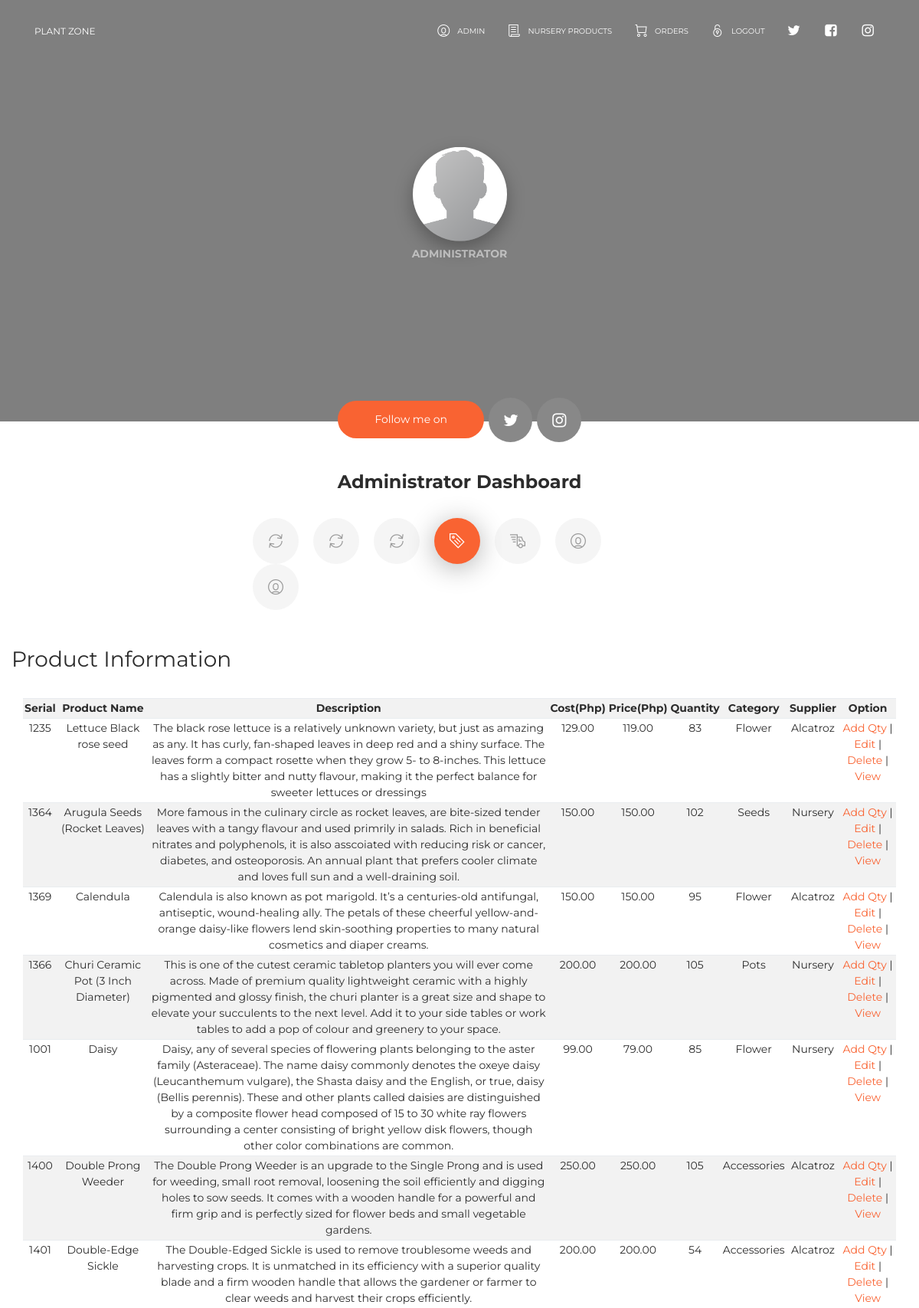
Page /pages/admin_panel.php (signed in, upper part) on the committed database.
### tables this page shows
CREATE TABLE `products` (
  `prod_id` int(11) NOT NULL,
  `prod_name` varchar(50) NOT NULL,
  `prod_desc` varchar(500) NOT NULL,
  `prod_qty` int(11) NOT NULL,
  `prod_cost` decimal(10,2) NOT NULL,
  `prod_price` decimal(10,2) NOT NULL,
  `category` varchar(100) NOT NULL,
  `supplier` varchar(100) NOT NULL,
  `prod_serial` varchar(50) NOT NULL,
  `prod_pic1` varchar(500) NOT NULL,
  `prod_pic2` varchar(500) NOT NULL,
  `prod_pic3` varchar(500) NOT NULL
);

### pages/admin_panel.php (the view, shortened to what this page needs)
<!DOCTYPE html>
<html lang="en">
<head>
    <link rel="stylesheet" href="https://maxcdn.bootstrapcdn.com/font-awesome/latest/css/font-awesome.min.css" />
    <link href="../assets/css/bootstrap.min.css" rel="stylesheet" />
    <link href="../assets/css/now-ui-kit.css?v=1.1.0" rel="stylesheet" />
    <link href="../assets/css/demo.css" rel="stylesheet" />
    <link rel="stylesheet" href="../plugins/datatables/dataTables.bootstrap.css">
</head>
<body class="profile-page sidebar-collapse">
    <nav class="navbar navbar-expand-lg bg-primary fixed-top navbar-transparent " color-on-scroll="400">
        <div class="container">
            <div class="navbar-translate">
                <a href="admin_index.php" class="navbar-brand" rel="tooltip" title="" data-placement="bottom" target="">
                    PLANT ZONE
                </a>
            </div>
            <div class="collapse navbar-collapse justify-content-end" id="navigation" data-nav-image="../assets/img/blurred-image-1.jpg">
                <ul class="navbar-nav">
                    <li class="nav-item">
                        <a class="nav-link" href="admin_panel.php" onclick="scrollToDownload()">
                            <i class="now-ui-icons users_circle-08"></i>
                            <p>
                                <?php
                                 echo 'Admin';
                                ?>
                            </p>
                        </a>
                    </li>
                    <li class="nav-item">
                        <a class="nav-link" href="admin_products.php">
                            <i class="now-ui-icons files_paper"></i>
                            <p>Nursery Products</p>
                        </a>
                    </li>
                    <li class="nav-item">
                        <a class="nav-link" href="orders.php">
                            <i class="now-ui-icons shopping_cart-simple"></i>
                            <p>Orders</p>
                        </a>
                    </li>
                    <li class="nav-item">
                        <a href="logout.php" class="nav-link" href="" onclick="scrollToDownload()">
                            <i class="now-ui-icons ui-1_lock-circle-open"></i>
                            <p>Logout</p>
                        </a>
                    </li>
                    <li class="nav-item">
                        <a class="nav-link" rel="tooltip" title="Follow us on Twitter" data-placement="bottom" href="https://twitter.com" target="_blank">
                            <i class="fa fa-twitter"></i>
                        </a>
                    </li>
                    <li class="nav-item">
                        <a class="nav-link" rel="tooltip" title="Like us on Facebook" data-placement="bottom" href="https://www.facebook.com" target="_blank">
                            <i class="fa fa-facebook-square"></i>
                        </a>
                    </li>
                    <li class="nav-item">
                        <a class="nav-link" rel="tooltip" title="Follow us on Instagram" data-placement="bottom" href="https://www.instagram.com" target="_blank">
                            <i class="fa fa-instagram"></i>
                        </a>
                    </li>
                </ul>
            </div>
        </div>
    </nav>
        <div class="wrapper">
            <div class="page-header page-header-small" filter-color="green">
                <div class="container">
                    <div class="content-center">
                        <div class="photo-container">
                            <img src="../assets/img/default-avatar.png" alt="">
                        </div>
                        <p class="category">Administrator</p>
                    </div>
                </div>
            </div>
        </div>
        <div class="section">
            <div class="container">
                <div class="button-container">
                    <a href="" class="btn btn-primary btn-round btn-lg">Follow me on</a>
                    <a href="https://www.twitter.com" target="_blank" class="btn btn-default btn-round btn-lg btn-icon" rel="tooltip" title="Follow me on Twitter">
                        <i class="fa fa-twitter"></i>
                    </a>
                    <a href="https://www.instagram.com" target="_blank" class="btn btn-default btn-round btn-lg btn-icon" rel="tooltip" title="Follow me on Instagram">
                        <i class="fa fa-instagram"></i>
                    </a>
                </div>
               <div class="row">
                    <div class="col-md-6 ml-auto mr-auto">
                        <h4 class="title text-center">Administrator Dashboard</h4>
                        <div class="nav-align-center">
                            <ul class="nav nav-pills nav-pills-primary" role="tablist">
                                <li class="nav-item">
                                    <a class="nav-link" data-toggle="tab" href="#userlog" role="tablist">
                                        <i class="now-ui-icons loader_refresh"></i>
                                    </a>
                                </li>
                                <li class="nav-item">
                                    <a class="nav-link" data-toggle="tab" href="#vendorlog" role="tablist">
                                        <i class="now-ui-icons loader_refresh"></i>
                                    </a>
                                </li>
                                <li class="nav-item">
                                    <a class="nav-link" data-toggle="tab" href="#adminlog" role="tablist">
                                        <i class="now-ui-icons loader_refresh"></i>
                                    </a>
                                </li>
                                <li class="nav-item">
                                    <a class="nav-link active" data-toggle="tab" href="#products" role="tablist">
                                        <i class="now-ui-icons shopping_tag-content"></i>
                                    </a>
                                </li>
                                <li class="nav-item">
                                    <a class="nav-link" data-toggle="tab" href="#supplier" role="tablist">
                                        <i class="now-ui-icons shopping_delivery-fast"></i>
                                    </a>
                                </li>
                                <li class="nav-item">
                                    <a class="nav-link" data-toggle="tab" href="#user_accounts" role="tablist">
                                        <i class="now-ui-icons users_circle-08"></i>
                                    </a>
                                </li>
                                <li class="nav-item">
                                    <a class="nav-link" data-toggle="tab" href="#admin_accounts" role="tablist">
                                        <i class="now-ui-icons users_circle-08"></i>
                                    </a>
                                </li>
                            </ul>
                        </div>
                    </div>
                    <div class="tab-content gallery">
                        <div class="tab-pane active" id="products" role="tabpanel">
                            <div class="col-md-12 ml-auto mr-auto">
                                <div class="row collections">
                                    <br>
                                    <div class="row">
                                        <div align="center">
                                            <h3>Product Information</h3>
                                        </div>
                                    </div>
                                    <br>
                                      <?php
                                      include('../config/dbconn.php');
                                      $query = "SELECT * FROM products ORDER BY prod_name ASC";
                                      $result = mysqli_query($dbconn,$query);
                                      ?>
                                <br>
                                <br>
                                <table id="" class="table table-condensed table-striped">
                                    <tr>
                                      <th>Serial</th>
                                      <th>Product Name</th>
                                      <th>Description</th>
                                      <th>Cost(Php)</th>
                                      <th>Price(Php)</th>
                                      <th>Quantity</th>
                                      <th>Category</th>
                                      <th>Supplier</th>
                                      <th>Option</th>
                                    </tr>
                                        <?php
                                          if($result){
                                            while($res = mysqli_fetch_array($result)) {
                                              echo "<tr>";
                                                echo "<td>".$res['prod_serial']."</td>";
                                                echo "<td>".$res['prod_name']."</td>";
                                                echo "<td>".$res['prod_desc']."</td>";
                                                echo "<td>".$res['prod_cost']."</td>";
                                                echo "<td>".$res['prod_price']."</td>";
                                                $prod_qty=$res['prod_qty'];
                                                if ($prod_qty<=10){
                                                ?>
                                                 <td><span style="color:red;"><?php echo $res['prod_qty'];?> : Reorder!</span></td>
                                                 <?php
                                                }else{
                                               ?>
                                               <td><?php echo $res['prod_qty'];?></td>
                                               <?php }
                                                echo "<td>".$res['category']."</td>";
                                                echo "<td>".$res['supplier']."</td>";
                                                echo "<td><a href=\"product_add_qty.php?prod_id=$res[prod_id]\">Add Qty</a> | <a href=\"product_update.php?prod_id=$res[prod_id]\">Edit</a> | <a href=\"product_delete.php?prod_id=$res[prod_id]
                                                \" onClick=\"return confirm('Are you sure you want to delete?')\">Delete</a> | <a href=\"admin_product_details.php?prod_id=$res[prod_id]\">View</a></td>";
                                              echo "</tr>";
                                            }
                                          }?>
                                </table>
                                <br><br>
                                </div>
                            </div>
                        </div>
                    </div>
                </div>
            </div>
        </div>
</body>
</html>

### rows in the picture
products: prod_serial "1235", prod_name "Lettuce Black rose seed", prod_desc "The black rose lettuce is a relatively unknown variety, but just as amazing as any. It has curly, fan-shaped leaves in deep red and a shiny surface. The leaves form a compact rosette when they grow 5- to 8-inches. This lettuce has a slightly bitter and nutty flavour, making it the perfect balance for sweeter lettuces or dressings", prod_cost "129.00", prod_price "119.00", prod_qty "83", category "Flower", supplier "Alcatroz"
products: prod_serial "1364", prod_name "Arugula Seeds (Rocket Leaves)", prod_desc "More famous in the culinary circle as rocket leaves, are bite-sized tender leaves with a tangy flavour and used primrily in salads. Rich in beneficial nitrates and polyphenols, it is also asscoiated with reducing risk or cancer, diabetes, and osteoporosis. An annual plant that prefers cooler climate and loves full sun and a well-draining soil.", prod_cost "150.00", prod_price "150.00", prod_qty "102", category "Seeds", supplier "Nursery"
products: prod_serial "1369", prod_name "Calendula", prod_desc "Calendula is also known as pot marigold. It’s a centuries-old antifungal, antiseptic, wound-healing ally. The petals of these cheerful yellow-and-orange daisy-like flowers lend skin-soothing properties to many natural cosmetics and diaper creams.", prod_cost "150.00", prod_price "150.00", prod_qty "95", category "Flower", supplier "Alcatroz"
products: prod_serial "1366", prod_name "Churi Ceramic Pot (3 Inch Diameter)", prod_desc "This is one of the cutest ceramic tabletop planters you will ever come across. Made of premium quality lightweight ceramic with a highly pigmented and glossy finish, the churi planter is a great size and shape to elevate your succulents to the next level. Add it to your side tables or work tables to add a pop of colour and greenery to your space.", prod_cost "200.00", prod_price "200.00", prod_qty "105", category "Pots", supplier "Nursery"
products: prod_serial "1001", prod_name "Daisy", prod_desc "Daisy, any of several species of flowering plants belonging to the aster family (Asteraceae). The name daisy commonly denotes the oxeye daisy (Leucanthemum vulgare), the Shasta daisy and the English, or true, daisy (Bellis perennis). These and other plants called daisies are distinguished by a composite flower head composed of 15 to 30 white ray flowers surrounding a center consisting of bright yellow disk flowers, though other color combinations are common.", prod_cost "99.00", prod_price "79.00", prod_qty "85", category "Flower", supplier "Nursery"
products: prod_serial "1400", prod_name "Double Prong Weeder", prod_desc "The Double Prong Weeder is an upgrade to the Single Prong and is used for weeding, small root removal, loosening the soil efficiently and digging holes to sow seeds. It comes with a wooden handle for a powerful and firm grip and is perfectly sized for flower beds and small vegetable gardens.", prod_cost "250.00", prod_price "250.00", prod_qty "105", category "Accessories", supplier "Alcatroz"
products: prod_serial "1401", prod_name "Double-Edge Sickle", prod_desc "The Double-Edged Sickle is used to remove troublesome weeds and harvesting crops. It is unmatched in its efficiency with a superior quality blade and a firm wooden handle that allows the gardener or farmer to clear weeds and harvest their crops efficiently.", prod_cost "200.00", prod_price "200.00", prod_qty "54", category "Accessories", supplier "Alcatroz"
